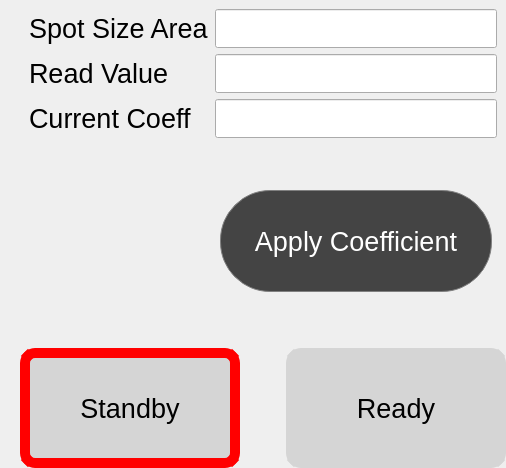
                       <widget class="QFrame" name="calibFrame">
                        <layout class="QVBoxLayout" name="verticalLayout_66" stretch="4,0,0">
                         <property name="spacing">
                          <number>7</number>
                         </property>
                         <property name="leftMargin">
                          <number>20</number>
                         </property>
                         <property name="topMargin">
                          <number>0</number>
                         </property>
                         <property name="rightMargin">
                          <number>0</number>
                         </property>
                         <property name="bottomMargin">
                          <number>0</number>
                         </property>
                         <item>
                          <widget class="QFrame" name="calibFrame0">
                           <layout class="QFormLayout" name="formLayout_2">
                            <item row="0" column="0">
                             <widget class="QLabel" name="lblSpotSizeCalib">
                              <property name="font">
                               <font>
                                <family>Arial</family>
                                <pointsize>20</pointsize>
                               </font>
                              </property>
                              <property name="text">
                               <string>Spot Size Area</string>
                              </property>
                             </widget>
                            </item>
                            <item row="0" column="1">
                             <widget class="QLineEdit" name="txtSpotSizeCalib">
                              <property name="font">
                               <font>
                                <family>Arial</family>
                                <pointsize>20</pointsize>
                               </font>
                              </property>
                              <property name="alignment">
                               <set>Qt::AlignCenter</set>
                              </property>
                              <property name="readOnly">
                               <bool>true</bool>
                              </property>
                             </widget>
                            </item>
                            <item row="1" column="0">
                             <widget class="QLabel" name="lblReadValue">
                              <property name="font">
                               <font>
                                <family>Arial</family>
                                <pointsize>20</pointsize>
                               </font>
                              </property>
                              <property name="text">
                               <string>Read Value</string>
                              </property>
                             </widget>
                            </item>
                            <item row="1" column="1">
                             <widget class="LineEdit" name="txtReadValue">
                              <property name="font">
                               <font>
                                <family>Arial</family>
                                <pointsize>20</pointsize>
                               </font>
                              </property>
                              <property name="alignment">
                               <set>Qt::AlignCenter</set>
                              </property>
                             </widget>
                            </item>
                            <item row="2" column="0">
                             <widget class="QLabel" name="lblCurrentCoeff">
                              <property name="font">
                               <font>
                                <family>Arial</family>
                                <pointsize>20</pointsize>
                               </font>
                              </property>
                              <property name="text">
                               <string>Current Coeff</string>
                              </property>
                             </widget>
                            </item>
                            <item row="2" column="1">
                             <widget class="QLineEdit" name="txtCurrentCoeff">
                              <property name="font">
                               <font>
                                <family>Arial</family>
                                <pointsize>20</pointsize>
                               </font>
                              </property>
                              <property name="text">
                               <string/>
                              </property>
                              <property name="alignment">
                               <set>Qt::AlignCenter</set>
                              </property>
                              <property name="readOnly">
                               <bool>true</bool>
                              </property>
                             </widget>
                            </item>
                            <item row="3" column="1">
                             <spacer name="verticalSpacer_46">
                              <property name="orientation">
                               <enum>Qt::Vertical</enum>
                              </property>
                              <property name="sizeHint" stdset="0">
                               <size>
                                <width>20</width>
                                <height>40</height>
                               </size>
                              </property>
                             </spacer>
                            </item>
                            <item row="4" column="1">
                             <widget class="QPushButton" name="btnApplyCoeff">
                              <property name="font">
                               <font>
                                <family>Arial</family>
                                <pointsize>20</pointsize>
                               </font>
                              </property>
                              <property name="styleSheet">
                               <string notr="true">QPushButton {
background-color: rgb(68, 68, 68);
color:white;
min-width: 250px;
min-height: 100px;
border-radius: 50px;
border: 1px solid gray;
margin: 0 5px 0 5px;
outline:0;
}
QPushButton:hover:!pressed{
background-color:rgb(77, 77, 77);
border: 1px solid white;
}</string>
                              </property>
                              <property name="text">
                               <string>Apply Coefficient</string>
                              </property>
                             </widget>
                            </item>
                           </layout>
                          </widget>
                         </item>
                         <item>
                          <spacer name="verticalSpacer_13">
                           <property name="orientation">
                            <enum>Qt::Vertical</enum>
                           </property>
                           <property name="sizeHint" stdset="0">
                            <size>
                             <width>20</width>
                             <height>40</height>
                            </size>
                           </property>
                          </spacer>
                         </item>
                         <item>
                          <widget class="QFrame" name="horizontalFrame_4">
                           <layout class="QHBoxLayout" name="horizontalLayout_111" stretch="1,0,1">
                            <property name="leftMargin">
                             <number>0</number>
                            </property>
                            <property name="topMargin">
                             <number>0</number>
                            </property>
                            <property name="rightMargin">
                             <number>0</number>
                            </property>
                            <property name="bottomMargin">
                             <number>0</number>
                            </property>
                            <item>
                             <widget class="QPushButton" name="btnStandByCalib">
                              <property name="font">
                               <font>
                                <family>Arial</family>
                                <pointsize>20</pointsize>
                               </font>
                              </property>
                              <property name="styleSheet">
                               <string notr="true">QPushButton {
background-color: rgb(213, 213, 213);
color: rgb(0, 0, 0);
min-width: 200px;
min-height: 100px;
border-radius: 15px;
border: 10px solid red;
outline:0;
}
QPushButton:pressed{
background-color: rgb(0, 170, 255);
border: 10px solid red;
}

</string>
                              </property>
                              <property name="text">
                               <string>Standby</string>
                              </property>
                              <property name="icon">
                               <iconset>
                                <normaloff>images/standby.png</normaloff>images/standby.png</iconset>
                              </property>
                              <property name="iconSize">
                               <size>
                                <width>60</width>
                                <height>60</height>
                               </size>
                              </property>
                             </widget>
                            </item>
                            <item>
                             <spacer name="horizontalSpacer_78">
                              <property name="orientation">
                               <enum>Qt::Horizontal</enum>
                              </property>
                              <property name="sizeHint" stdset="0">
                               <size>
                                <width>40</width>
                                <height>20</height>
                               </size>
                              </property>
                             </spacer>
                            </item>
                            <item>
                             <widget class="QPushButton" name="btnReadyCalib">
                              <property name="font">
                               <font>
                                <family>Arial</family>
                                <pointsize>20</pointsize>
                               </font>
                              </property>
                              <property name="styleSheet">
                               <string notr="true">QPushButton {
background-color: rgb(213, 213, 213);
color: rgb(0, 0, 0);
min-width: 200px;
min-height: 100px;
border-radius: 15px;
border: 10px solid rgb(213, 213, 213);
outline:0;
}

QPushButton:pressed{
background-color: rgb(0, 170, 255);
border: 10px solid rgb(0, 170, 255);
}
</string>
                              </property>
                              <property name="text">
                               <string>Ready</string>
                              </property>
                              <property name="icon">
                               <iconset>
                                <normaloff>images/ready.png</normaloff>images/ready.png</iconset>
                              </property>
                              <property name="iconSize">
                               <size>
                                <width>60</width>
                                <height>60</height>
                               </size>
                              </property>
                             </widget>
                            </item>
                           </layout>
                          </widget>
                         </item>
                        </layout>
                       </widget>
